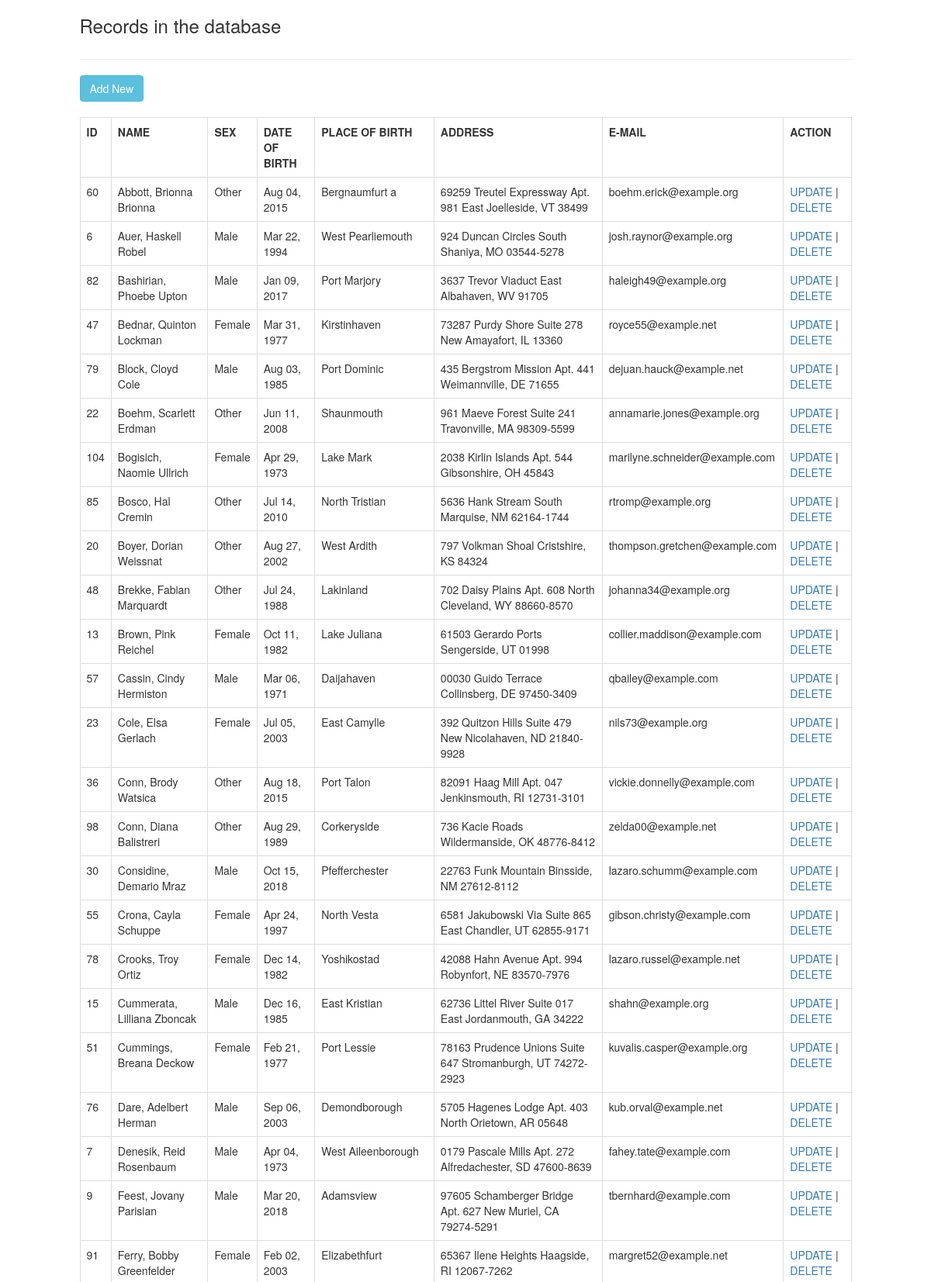
The page / (upper part) on the database its author committed.
### tables this page shows
CREATE TABLE IF NOT EXISTS `gen_infos` (
  `id` int(11) NOT NULL AUTO_INCREMENT,
  `last_name` varchar(255) DEFAULT NULL,
  `first_name` varchar(255) DEFAULT NULL,
  `middle_name` varchar(255) DEFAULT NULL,
  `sex` varchar(255) DEFAULT NULL,
  `dob` varchar(50) DEFAULT NULL,
  `pob` varchar(255) DEFAULT NULL,
  `address` varchar(255) DEFAULT NULL,
  `email` varchar(50) DEFAULT NULL,
  KEY `Index 1` (`id`)
);

### index.php (the view, shortened to what this page needs)
<!DOCTYPE html>
<head>
<link href="js/bootstrap.js" rel="stylesheet" type="text/css">
<link href="js/bootstrap.min.js" rel="stylesheet" type="text/css">
<link href="css/bootstrap.min.css" rel="stylesheet" type="text/css">
<link href="css/bootstrap.css" rel="stylesheet" type="text/css">
</head>
<body>
<div class="box box-primary">
  <div class="box-header with-border">
	<div class="row">
		<div class="col-md-1">
		</div>
		<div class="col-md-10">
	<div class="box-body">
		<div class="row">
			<div class="col-md-12">
				<h3>Records in the database</h3>
			</div>
		</div>
	<hr>
	<div class="row">
		<div class="col-md-2">
			<a href="add.php" class="btn btn-info">Add New</a>
		</div>
	</div>
	<div class="row">
		<div class="col-md-2">
		</div>
	</div>
<table class="table table-bordered">
<th>ID</th>
<th>NAME</th>
<th>SEX</th>
<th>DATE OF BIRTH</th>
<th>PLACE OF BIRTH</th>
<th>ADDRESS</th>
<th>E-MAIL</th>
<th>ACTION</th>
<?php
include("conn.php");
$sql = "SELECT * FROM gen_infos ORDER BY `last_name` ASC";
$result = $conn->query($sql);
if ($result->num_rows > 0) {
  while($row = $result->fetch_assoc()) {
  	$rrow_id = $row['id'];
  	echo "<tr><td>" . $row['id'] . "</td><td>" .  $row['last_name'] . ", " . $row['first_name']. " " . $row['middle_name']  . "</td><td>" . $row['sex'] . "</td><td>" .  date('M d, Y', strtotime($row['dob'])) . "</td><td>" .  $row['pob'] . "</td><td>" .  $row['address'] . "</td><td>" .  $row['email'] . "</td><td>"  . "<a href='update.php?id=$rrow_id'>UPDATE</a>". " | " .  "<a href='delete-rec.php?id=$rrow_id' onclick='myFunction()'>DELETE</a>" . "</td></tr>";
   }
} else {
  echo "0 results";
}
?>
</table>
	</div>
	</div>
	<div class="col-md-1">
	</div>
	</div>
	</div>
</div>
 </body>
</html>

### rows shown on the page
gen_infos: id "60", last_name "Abbott", first_name "Brionna", middle_name "Brionna", sex "Other", dob "Aug 04, 2015", pob "Bergnaumfurt a", address "69259 Treutel Expressway Apt. 981 East Joelleside, VT 38499", email "boehm.erick@example.org"
gen_infos: id "6", last_name "Auer", first_name "Haskell", middle_name "Robel", sex "Male", dob "Mar 22, 1994", pob "West Pearliemouth", address "924 Duncan Circles South Shaniya, MO 03544-5278", email "josh.raynor@example.org"
gen_infos: id "82", last_name "Bashirian", first_name "Phoebe", middle_name "Upton", sex "Male", dob "Jan 09, 2017", pob "Port Marjory", address "3637 Trevor Viaduct East Albahaven, WV 91705", email "haleigh49@example.org"
gen_infos: id "47", last_name "Bednar", first_name "Quinton", middle_name "Lockman", sex "Female", dob "Mar 31, 1977", pob "Kirstinhaven", address "73287 Purdy Shore Suite 278 New Amayafort, IL 13360", email "royce55@example.net"
gen_infos: id "79", last_name "Block", first_name "Cloyd", middle_name "Cole", sex "Male", dob "Aug 03, 1985", pob "Port Dominic", address "435 Bergstrom Mission Apt. 441 Weimannville, DE 71655", email "dejuan.hauck@example.net"
gen_infos: id "22", last_name "Boehm", first_name "Scarlett", middle_name "Erdman", sex "Other", dob "Jun 11, 2008", pob "Shaunmouth", address "961 Maeve Forest Suite 241 Travonville, MA 98309-5599", email "annamarie.jones@example.org"
gen_infos: id "104", last_name "Bogisich", first_name "Naomie", middle_name "Ullrich", sex "Female", dob "Apr 29, 1973", pob "Lake Mark", address "2038 Kirlin Islands Apt. 544 Gibsonshire, OH 45843", email "marilyne.schneider@example.com"
gen_infos: id "85", last_name "Bosco", first_name "Hal", middle_name "Cremin", sex "Other", dob "Jul 14, 2010", pob "North Tristian", address "5636 Hank Stream South Marquise, NM 62164-1744", email "rtromp@example.org"
gen_infos: id "20", last_name "Boyer", first_name "Dorian", middle_name "Weissnat", sex "Other", dob "Aug 27, 2002", pob "West Ardith", address "797 Volkman Shoal Cristshire, KS 84324", email "thompson.gretchen@example.com"
gen_infos: id "48", last_name "Brekke", first_name "Fabian", middle_name "Marquardt", sex "Other", dob "Jul 24, 1988", pob "Lakinland", address "702 Daisy Plains Apt. 608 North Cleveland, WY 88660-8570", email "johanna34@example.org"
gen_infos: id "13", last_name "Brown", first_name "Pink", middle_name "Reichel", sex "Female", dob "Oct 11, 1982", pob "Lake Juliana", address "61503 Gerardo Ports Sengerside, UT 01998", email "collier.maddison@example.com"
gen_infos: id "57", last_name "Cassin", first_name "Cindy", middle_name "Hermiston", sex "Male", dob "Mar 06, 1971", pob "Daijahaven", address "00030 Guido Terrace Collinsberg, DE 97450-3409", email "qbailey@example.com"
gen_infos: id "23", last_name "Cole", first_name "Elsa", middle_name "Gerlach", sex "Female", dob "Jul 05, 2003", pob "East Camylle", address "392 Quitzon Hills Suite 479 New Nicolahaven, ND 21840-9928", email "nils73@example.org"
gen_infos: id "36", last_name "Conn", first_name "Brody", middle_name "Watsica", sex "Other", dob "Aug 18, 2015", pob "Port Talon", address "82091 Haag Mill Apt. 047 Jenkinsmouth, RI 12731-3101", email "vickie.donnelly@example.com"
gen_infos: id "98", last_name "Conn", first_name "Diana", middle_name "Balistreri", sex "Other", dob "Aug 29, 1989", pob "Corkeryside", address "736 Kacie Roads Wildermanside, OK 48776-8412", email "zelda00@example.net"
gen_infos: id "30", last_name "Considine", first_name "Demario", middle_name "Mraz", sex "Male", dob "Oct 15, 2018", pob "Pfefferchester", address "22763 Funk Mountain Binsside, NM 27612-8112", email "lazaro.schumm@example.com"
gen_infos: id "55", last_name "Crona", first_name "Cayla", middle_name "Schuppe", sex "Female", dob "Apr 24, 1997", pob "North Vesta", address "6581 Jakubowski Via Suite 865 East Chandler, UT 62855-9171", email "gibson.christy@example.com"
gen_infos: id "78", last_name "Crooks", first_name "Troy", middle_name "Ortiz", sex "Female", dob "Dec 14, 1982", pob "Yoshikostad", address "42088 Hahn Avenue Apt. 994 Robynfort, NE 83570-7976", email "lazaro.russel@example.net"
gen_infos: id "15", last_name "Cummerata", first_name "Lilliana", middle_name "Zboncak", sex "Male", dob "Dec 16, 1985", pob "East Kristian", address "62736 Littel River Suite 017 East Jordanmouth, GA 34222", email "shahn@example.org"
gen_infos: id "51", last_name "Cummings", first_name "Breana", middle_name "Deckow", sex "Female", dob "Feb 21, 1977", pob "Port Lessie", address "78163 Prudence Unions Suite 647 Stromanburgh, UT 74272-2923", email "kuvalis.casper@example.org"
gen_infos: id "76", last_name "Dare", first_name "Adelbert", middle_name "Herman", sex "Male", dob "Sep 06, 2003", pob "Demondborough", address "5705 Hagenes Lodge Apt. 403 North Orietown, AR 05648", email "kub.orval@example.net"
gen_infos: id "7", last_name "Denesik", first_name "Reid", middle_name "Rosenbaum", sex "Male", dob "Apr 04, 1973", pob "West Aileenborough", address "0179 Pascale Mills Apt. 272 Alfredachester, SD 47600-8639", email "fahey.tate@example.com"
gen_infos: id "9", last_name "Feest", first_name "Jovany", middle_name "Parisian", sex "Male", dob "Mar 20, 2018", pob "Adamsview", address "97605 Schamberger Bridge Apt. 627 New Muriel, CA 79274-5291", email "tbernhard@example.com"
gen_infos: id "91", last_name "Ferry", first_name "Bobby", middle_name "Greenfelder", sex "Female", dob "Feb 02, 2003", pob "Elizabethfurt", address "65367 Ilene Heights Haagside, RI 12067-7262", email "margret52@example.net"
